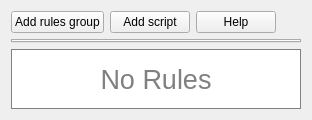
        <widget class="QWidget" name="tabRules">
         <property name="sizePolicy">
          <sizepolicy hsizetype="Preferred" vsizetype="Preferred">
           <horstretch>0</horstretch>
           <verstretch>0</verstretch>
          </sizepolicy>
         </property>
         <property name="accessibleName">
          <string>TAB_RULES_FOR_ORDERS</string>
         </property>
         <attribute name="title">
          <string>Rules</string>
         </attribute>
         <layout class="QGridLayout" name="gridLayout_5">
          <item row="1" column="0" colspan="5">
           <widget class="QTabWidget" name="rulesTabs">
            <property name="contextMenuPolicy">
             <enum>Qt::DefaultContextMenu</enum>
            </property>
            <property name="currentIndex">
             <number>-1</number>
            </property>
            <property name="documentMode">
             <bool>false</bool>
            </property>
            <property name="tabsClosable">
             <bool>true</bool>
            </property>
            <property name="movable">
             <bool>true</bool>
            </property>
           </widget>
          </item>
          <item row="0" column="0">
           <widget class="QPushButton" name="buttonAddRuleGroup">
            <property name="sizePolicy">
             <sizepolicy hsizetype="Preferred" vsizetype="Fixed">
              <horstretch>0</horstretch>
              <verstretch>0</verstretch>
             </sizepolicy>
            </property>
            <property name="accessibleName">
             <string>ADD_RULES_GROUP</string>
            </property>
            <property name="text">
             <string>Add rules group</string>
            </property>
           </widget>
          </item>
          <item row="0" column="4">
           <layout class="QGridLayout" name="gridLayout_36">
            <property name="leftMargin">
             <number>0</number>
            </property>
            <property name="spacing">
             <number>0</number>
            </property>
           </layout>
          </item>
          <item row="0" column="3">
           <spacer name="horizontalSpacer_4">
            <property name="orientation">
             <enum>Qt::Horizontal</enum>
            </property>
            <property name="sizeHint" stdset="0">
             <size>
              <width>13</width>
              <height>20</height>
             </size>
            </property>
           </spacer>
          </item>
          <item row="2" column="0" colspan="5">
           <widget class="QLabel" name="rulesNoMessage">
            <property name="sizePolicy">
             <sizepolicy hsizetype="Preferred" vsizetype="Expanding">
              <horstretch>0</horstretch>
              <verstretch>0</verstretch>
             </sizepolicy>
            </property>
            <property name="minimumSize">
             <size>
              <width>60</width>
              <height>60</height>
             </size>
            </property>
            <property name="font">
             <font>
              <pointsize>-1</pointsize>
             </font>
            </property>
            <property name="accessibleName">
             <string>RULE_NOITEMS</string>
            </property>
            <property name="styleSheet">
             <string notr="true">font-size:27px; border: 1px solid gray; background: white; color: gray</string>
            </property>
            <property name="text">
             <string>No Rules</string>
            </property>
            <property name="alignment">
             <set>Qt::AlignCenter</set>
            </property>
            <property name="wordWrap">
             <bool>true</bool>
            </property>
            <property name="margin">
             <number>4</number>
            </property>
           </widget>
          </item>
          <item row="0" column="1">
           <widget class="QPushButton" name="buttonAddScript">
            <property name="sizePolicy">
             <sizepolicy hsizetype="Preferred" vsizetype="Fixed">
              <horstretch>0</horstretch>
              <verstretch>0</verstretch>
             </sizepolicy>
            </property>
            <property name="accessibleName">
             <string>ADD_SCRIPT</string>
            </property>
            <property name="text">
             <string>Add script</string>
            </property>
           </widget>
          </item>
          <item row="0" column="2">
           <widget class="QPushButton" name="helpButton">
            <property name="accessibleName">
             <string>HELP</string>
            </property>
            <property name="text">
             <string>Help</string>
            </property>
           </widget>
          </item>
         </layout>
        </widget>
